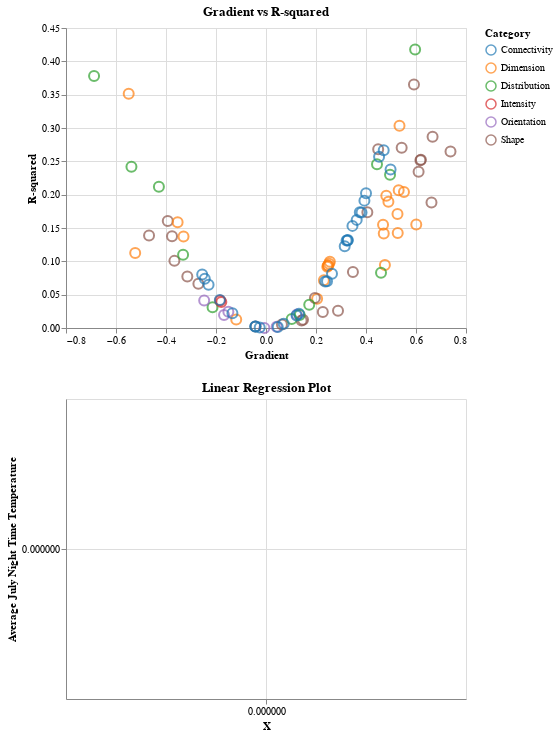

Source (notebook cell):
### Code cell
# Step 2: Add category coloring to scatter plot
category_colors = alt.Scale(scheme='category10')  # Use a predefined Altair color scheme

scatter_plot = alt.Chart(results_df).mark_point(size=100).encode(
    x=alt.X('gradient:Q', title='Gradient'),
    y=alt.Y('r_squared:Q', title='R-squared'),
    color=alt.Color('Category:N', scale=category_colors, title='Category'),
    tooltip=['param', 'Category', 'gradient', 'r_squared']
).add_selection(
    selection
).properties(
    title='Gradient vs R-squared',
    width=400,
    height=300
)

# Step 3: Right plot remains the same
points = alt.Chart(all_data).transform_filter(
    selection
).mark_point().encode(
    x=alt.X('x:Q', title='X'),
    y=alt.Y('y:Q', title='Average July Night Time Temperature'),
    tooltip=['x', 'y']
)

# Create the text labels for the station IDs
text_labels = alt.Chart(all_data).transform_filter(
    selection
).mark_text(
    align='left', 
    baseline='middle', 
    dx=5,  # Slightly offset the text so it doesn't overlap the point
).encode(
    x='x',
    y='y',
    text='station_id'  # Use station_id as the label
)

line = alt.Chart(all_data).transform_filter(
    selection
).mark_line(color='red').encode(
    x='x:Q',
    y='y_pred:Q'
)

regression_plot = (points + line + text_labels).properties(
    title='Linear Regression Plot',
    width=400,
    height=300
)

# Combine the plots
final_chart = alt.vconcat(scatter_plot, regression_plot)
final_chart.show()

### Figure 1 — Vega specification as saved in the notebook (floating-point values rounded to 4 significant figures; data arrays with more than 128 entries replaced by an {"elided": "..."} marker saying what was removed)
{"$schema": "https://vega.github.io/schema/vega/v5.json", "data": [{"name": "_server_source_1", "values": {"elided": "2470 records"}}, {"name": "param_1_store"}, {"name": "source_0", "values": [{"Category": "Dimension", "gradient": -0.1191, "param": "BuAre_count", "r_squared": 0.01272}, {"Category": "Dimension", "gradient": 0.5307, "param": "BuAre_sum", "r_squared": 0.2065}, {"Category": "Dimension", "gradient": 0.4756, "param": "BuAre_mean", "r_squared": 0.09465}, {"Category": "Dimension", "gradient": 0.471, "param": "BuAre_std", "r_squared": 0.1419}, {"Category": "Dimension", "gradient": 0.534, "param": "BuHt_mean", "r_squared": 0.3033}, {"Category": "Dimension", "gradient": 0.4812, "param": "BuHt_std", "r_squared": 0.1983}, {"Category": "Dimension", "gradient": 0.4682, "param": "BuPer_mean", "r_squared": 0.155}, {"Category": "Dimension", "gradient": 0.4896, "param": "BuPer_std", "r_squared": 0.1895}, {"Category": "Dimension", "gradient": 0.526, "param": "BuLAL_mean", "r_squared": 0.1711}, {"Category": "Dimension", "gradient": 0.5519, "param": "BuLAL_std", "r_squared": 0.2042}, {"Category": "Dimension", "gradient": 0.5269, "param": "BuCCD_mean_mean", "r_squared": 0.1426}, {"Category": "Dimension", "gradient": 0.601, "param": "BuCCD_mean_std", "r_squared": 0.1551}, {"Category": "Dimension", "gradient": 0.2044, "param": "BuCor_mean", "r_squared": 0.0438}, {"Category": "Dimension", "gradient": 0.2315, "param": "BuCor_std", "r_squared": 0.07157}, {"Category": "Dimension", "gradient": 0.2452, "param": "CyAre_sum", "r_squared": 0.09179}, {"Category": "Dimension", "gradient": 0.2555, "param": "CyAre_mean", "r_squared": 0.0994}, {"Category": "Dimension", "gradient": 0.2478, "param": "CyAre_std", "r_squared": 0.09364}, {"Category": "Dimension", "gradient": 0.2481, "param": "CyInd_mean", "r_squared": 0.09355}, {"Category": "Dimension", "gradient": 0.2521, "param": "CyInd_std", "r_squared": 0.09648}, {"Category": "Shape", "gradient": 0.6104, "param": "BuCWA_mean", "r_squared": 0.2345}, {"Category": "Shape", "gradient": 0.5427, "param": "BuCWA_std", "r_squared": 0.2702}, {"Category": "Shape", "gradient": -0.3147, "param": "BuCon_mean", "r_squared": 0.07742}, {"Category": "Shape", "gradient": 0.738, "param": "BuCon_std", "r_squared": 0.2649}, {"Category": "Shape", "gradient": -0.4678, "param": "BuElo_mean", "r_squared": 0.1386}, {"Category": "Shape", "gradient": 0.1481, "param": "BuElo_std", "r_squared": 0.01244}, {"Category": "Shape", "gradient": -0.3664, "param": "BuERI_mean", "r_squared": 0.1007}, {"Category": "Shape", "gradient": 0.6196, "param": "BuERI_std", "r_squared": 0.2522}, {"Category": "Shape", "gradient": 0.3477, "param": "BuFR_mean", "r_squared": 0.08386}, {"Category": "Shape", "gradient": 0.2273, "param": "BuFR_std", "r_squared": 0.0239}, {"Category": "Shape", "gradient": 0.4054, "param": "BuFF_mean", "r_squared": 0.1738}, {"Category": "Shape", "gradient": 0.6177, "param": "BuFF_std", "r_squared": 0.2515}, {"Category": "Shape", "gradient": 0.1957, "param": "BuFD_mean", "r_squared": 0.04489}, {"Category": "Shape", "gradient": 0.4487, "param": "BuFD_std", "r_squared": 0.2682}, {"Category": "Shape", "gradient": -0.2705, "param": "BuRec_mean", "r_squared": 0.06643}, {"Category": "Shape", "gradient": 0.6619, "param": "BuRec_std", "r_squared": 0.1881}, {"Category": "Shape", "gradient": -0.3929, "param": "BuShI_mean", "r_squared": 0.1606}, {"Category": "Shape", "gradient": 0.6663, "param": "BuShI_std", "r_squared": 0.2869}, {"Category": "Shape", "gradient": -0.3759, "param": "BuSqC_mean", "r_squared": 0.1375}, {"Category": "Shape", "gradient": 0.5918, "param": "BuSqC_std", "r_squared": 0.3653}, {"Category": "Shape", "gradient": 0.288, "param": "BuSqu_mean", "r_squared": 0.02571}, {"Category": "Shape", "gradient": 0.1424, "param": "BuSqu_std", "r_squared": 0.01132}, {"Category": "Distribution", "gradient": -0.6877, "param": "BuAdj", "r_squared": 0.378}, {"Category": "Distribution", "gradient": -0.2138, "param": "BuIBD", "r_squared": 0.03129}, {"Category": "Distribution", "gradient": 0.4962, "param": "BuSWR_mean", "r_squared": 0.2299}, {"Category": "Distribution", "gradient": 0.4601, "param": "BuSWR_std", "r_squared": 0.0828}, {"Category": "Orientation", "gradient": 0.123, "param": "BuOri_mean", "r_squared": 0.02007}, {"Category": "Orientation", "gradient": -0.1506, "param": "BuOri_std", "r_squared": 0.02421}, {"Category": "Orientation", "gradient": -0.1679, "param": "BuAli_mean", "r_squared": 0.01949}, {"Category": "Orientation", "gradient": 0.04252, "param": "BuAli_std", "r_squared": 0.001901}, {"Category": "Orientation", "gradient": -0.2473, "param": "StrAli_mean", "r_squared": 0.04116}, {"Category": "Orientation", "gradient": -0.006456, "param": "StrAli_std", "r_squared": 4.764e-05}, {"Category": "Distribution", "gradient": -0.5382, "param": "StrW_mean", "r_squared": 0.2419}, {"Category": "Distribution", "gradient": 0.1729, "param": "StrW_std", "r_squared": 0.03495}, {"Category": "Distribution", "gradient": -0.4284, "param": "StrWD_mean", "r_squared": 0.2118}, {"Category": "Distribution", "gradient": 0.1029, "param": "StrWD_std", "r_squared": 0.01338}, {"Category": "Distribution", "gradient": -0.3317, "param": "StrOpe_mean", "r_squared": 0.11}, {"Category": "Distribution", "gradient": 0.1348, "param": "StrOpe_std", "r_squared": 0.01946}, {"Category": "Distribution", "gradient": 0.5965, "param": "StrHW_mean", "r_squared": 0.4176}, {"Category": "Distribution", "gradient": 0.444, "param": "StrHW_std", "r_squared": 0.2457}, {"Category": "Dimension", "gradient": -0.5232, "param": "StrLen_mean", "r_squared": 0.1126}, {"Category": "Dimension", "gradient": -0.5492, "param": "StrLen_std", "r_squared": 0.3513}, {"Category": "Dimension", "gradient": -0.3299, "param": "StrCNS_mean", "r_squared": 0.1371}, {"Category": "Dimension", "gradient": -0.3535, "param": "StrCNS_std", "r_squared": 0.1585}, {"Category": "Intensity", "gradient": -0.1832, "param": "BpM_mean", "r_squared": 0.04112}, {"Category": "Intensity", "gradient": -0.1787, "param": "BpM_std", "r_squared": 0.039}, {"Category": "Shape", "gradient": 0.06368, "param": "StrLin_mean", "r_squared": 0.005327}, {"Category": "Shape", "gradient": -0.04195, "param": "StrLin_std", "r_squared": 0.002234}, {"Category": "Connectivity", "gradient": 0.3822, "param": "StrClo400_mean", "r_squared": 0.1734}, {"Category": "Connectivity", "gradient": 0.1318, "param": "StrClo400_std", "r_squared": 0.02141}, {"Category": "Connectivity", "gradient": 0.3458, "param": "StrBet400_mean", "r_squared": 0.1532}, {"Category": "Connectivity", "gradient": 0.3751, "param": "StrBet400_std", "r_squared": 0.1735}, {"Category": "Connectivity", "gradient": 0.071, "param": "StrSCl_mean", "r_squared": 0.00631}, {"Category": "Connectivity", "gradient": -0.02521, "param": "StrSCl_std", "r_squared": 0.0007834}, {"Category": "Connectivity", "gradient": 0.4523, "param": "StrCyc400_mean", "r_squared": 0.257}, {"Category": "Connectivity", "gradient": 0.3264, "param": "StrCyc400_std", "r_squared": 0.1314}, {"Category": "Connectivity", "gradient": 0.4983, "param": "StrENR400_mean", "r_squared": 0.2377}, {"Category": "Connectivity", "gradient": -0.04218, "param": "StrENR400_std", "r_squared": 0.002193}, {"Category": "Connectivity", "gradient": 0.04708, "param": "StrGam400_mean", "r_squared": 0.00151}, {"Category": "Connectivity", "gradient": -0.2448, "param": "StrGam400_std", "r_squared": 0.07388}, {"Category": "Connectivity", "gradient": 0.2441, "param": "StrDeg_mean", "r_squared": 0.07}, {"Category": "Connectivity", "gradient": -0.1847, "param": "StrDeg_std", "r_squared": 0.04204}, {"Category": "Connectivity", "gradient": 0.264, "param": "StrMes400_mean", "r_squared": 0.08149}, {"Category": "Connectivity", "gradient": -0.2297, "param": "StrMes400_std", "r_squared": 0.06504}, {"Category": "Connectivity", "gradient": 0.4708, "param": "StrClo1200_mean", "r_squared": 0.2668}, {"Category": "Connectivity", "gradient": 0.3627, "param": "StrClo1200_std", "r_squared": 0.1622}, {"Category": "Connectivity", "gradient": 0.3223, "param": "StrBet1200_mean", "r_squared": 0.1313}, {"Category": "Connectivity", "gradient": 0.3271, "param": "StrBet1200_std", "r_squared": 0.1319}, {"Category": "Connectivity", "gradient": 0.4001, "param": "StrCyc1200_mean", "r_squared": 0.202}, {"Category": "Connectivity", "gradient": 0.3937, "param": "StrCyc1200_std", "r_squared": 0.1911}, {"Category": "Connectivity", "gradient": 0.3148, "param": "StrENR1200_mean", "r_squared": 0.1226}, {"Category": "Connectivity", "gradient": -0.04277, "param": "StrENR1200_std", "r_squared": 0.002255}, {"Category": "Connectivity", "gradient": 0.1222, "param": "StrGam1200_mean", "r_squared": 0.01882}, {"Category": "Connectivity", "gradient": -0.2552, "param": "StrGam1200_std", "r_squared": 0.0803}, {"Category": "Connectivity", "gradient": 0.2367, "param": "StrMes1200_mean", "r_squared": 0.06982}, {"Category": "Connectivity", "gradient": -0.1343, "param": "StrMes1200_std", "r_squared": 0.02224}]}, {"name": "source_1", "source": "_server_source_1", "transform": [{"type": "filter", "expr": "length(data(\"param_1_store\")) && vlSelectionTest(\"param_1_store\", datum)"}, {"type": "project", "fields": ["station_id", "x", "y", "y_pred"]}]}, {"name": "data_0", "source": "source_1", "transform": [{"type": "filter", "expr": "isValid(datum[\"x\"]) && isFinite(+datum[\"x\"]) && isValid(datum[\"y\"]) && isFinite(+datum[\"y\"])"}, {"type": "project", "fields": ["x", "y"]}]}, {"name": "data_1", "source": "source_1", "transform": [{"type": "filter", "expr": "isValid(datum[\"x\"]) && isFinite(+datum[\"x\"]) && isValid(datum[\"y\"]) && isFinite(+datum[\"y\"])"}, {"type": "project", "fields": ["station_id", "x", "y"]}]}, {"name": "source_0_color_domain_Category", "values": [{"Category": "Dimension"}, {"Category": "Shape"}, {"Category": "Distribution"}, {"Category": "Orientation"}, {"Category": "Intensity"}, {"Category": "Connectivity"}]}, {"name": "source_0_view_8_x_domain_gradient", "values": [{"min": -0.6877, "max": 0.738}]}, {"name": "source_0_view_8_y_domain_r_squared", "values": [{"min": 4.764e-05, "max": 0.4176}]}], "signals": [{"name": "childHeight", "value": 300}, {"name": "unit", "value": {}, "on": [{"events": "pointermove", "update": "isTuple(group()) ? group() : unit"}]}, {"name": "param_1", "update": "vlSelectionResolve(\"param_1_store\", \"union\", true, true)"}], "marks": [{"type": "group", "name": "view_8_group", "encode": {"update": {"height": {"signal": "childHeight"}, "width": {"signal": "width"}}}, "signals": [{"name": "param_1_tuple", "on": [{"events": [{"source": "scope", "type": "click"}], "update": "datum && item().mark.marktype !== 'group' && indexof(item().mark.role, 'legend') < 0 ? {unit: \"view_8\", fields: param_1_tuple_fields, values: [(item().isVoronoi ? datum.datum : datum)[\"param\"]]} : null", "force": true}, {"events": [{"source": "view", "type": "dblclick"}], "update": "null"}]}, {"name": "param_1_tuple_fields", "value": [{"type": "E", "field": "param"}]}, {"name": "param_1_toggle", "value": false, "on": [{"events": [{"source": "scope", "type": "click"}], "update": "event.shiftKey"}, {"events": [{"source": "view", "type": "dblclick"}], "update": "false"}]}, {"name": "param_1_modify", "on": [{"events": {"signal": "param_1_tuple"}, "update": "modify(\"param_1_store\", param_1_toggle ? null : param_1_tuple, param_1_toggle ? null : true, param_1_toggle ? param_1_tuple : null)"}]}], "marks": [{"type": "symbol", "name": "view_8_marks", "from": {"data": "source_0"}, "encode": {"update": {"size": {"value": 100}, "stroke": {"field": "Category", "scale": "color"}, "tooltip": {"signal": "{\"param\": isValid(datum[\"param\"]) ? datum[\"param\"] : \"\"+datum[\"param\"], \"Category\": isValid(datum[\"Category\"]) ? datum[\"Category\"] : \"\"+datum[\"Category\"], \"gradient\": format(datum[\"gradient\"], \"\"), \"r_squared\": format(datum[\"r_squared\"], \"\")}"}, "fill": {"value": "transparent"}, "opacity": {"value": 0.7}, "x": {"field": "gradient", "scale": "view_8_x"}, "y": {"field": "r_squared", "scale": "view_8_y"}}}, "style": ["point"], "interactive": true}], "axes": [{"scale": "view_8_x", "maxExtent": 0, "labels": false, "zindex": 0, "orient": "bottom", "ticks": false, "grid": true, "gridScale": "view_8_y", "aria": false, "domain": false, "tickCount": {"signal": "ceil(width/40)"}, "minExtent": 0}, {"scale": "view_8_y", "labels": false, "minExtent": 0, "orient": "left", "ticks": false, "gridScale": "view_8_x", "grid": true, "domain": false, "tickCount": {"signal": "ceil(childHeight/40)"}, "aria": false, "maxExtent": 0, "zindex": 0}, {"scale": "view_8_x", "zindex": 0, "title": "Gradient", "labelOverlap": true, "grid": false, "labelFlush": true, "orient": "bottom", "tickCount": {"signal": "ceil(width/40)"}}, {"scale": "view_8_y", "title": "R-squared", "orient": "left", "labelOverlap": true, "tickCount": {"signal": "ceil(childHeight/40)"}, "grid": false, "zindex": 0}], "title": {"text": "Gradient vs R-squared", "frame": "group"}, "style": "cell"}, {"type": "group", "name": "concat_1_group", "encode": {"update": {"height": {"signal": "childHeight"}, "width": {"signal": "width"}}}, "marks": [{"type": "symbol", "name": "concat_1_layer_0_marks", "from": {"data": "data_0"}, "encode": {"update": {"tooltip": {"signal": "{\"x\": format(datum[\"x\"], \"\"), \"y\": format(datum[\"y\"], \"\")}"}, "fill": {"value": "transparent"}, "opacity": {"value": 0.7}, "x": {"field": "x", "scale": "concat_1_x"}, "stroke": {"value": "#4c78a8"}, "y": {"field": "y", "scale": "concat_1_y"}}}, "interactive": true, "style": ["point"]}, {"type": "line", "name": "concat_1_layer_1_marks", "from": {"data": "source_1"}, "sort": {"field": "x"}, "encode": {"update": {"y": {"field": "y_pred", "scale": "concat_1_y"}, "defined": {"signal": "isValid(datum[\"x\"]) && isFinite(+datum[\"x\"]) && isValid(datum[\"y_pred\"]) && isFinite(+datum[\"y_pred\"])"}, "stroke": {"value": "red"}, "x": {"field": "x", "scale": "concat_1_x"}}}, "interactive": false, "style": ["line"]}, {"type": "text", "name": "concat_1_layer_2_marks", "from": {"data": "data_1"}, "encode": {"update": {"align": {"value": "left"}, "y": {"field": "y", "scale": "concat_1_y"}, "dx": {"value": 5}, "text": {"signal": "isValid(datum[\"station_id\"]) ? datum[\"station_id\"] : \"\"+datum[\"station_id\"]"}, "fill": {"value": "black"}, "x": {"field": "x", "scale": "concat_1_x"}, "baseline": {"value": "middle"}}}, "interactive": false, "style": ["text"]}], "axes": [{"scale": "concat_1_x", "grid": true, "maxExtent": 0, "ticks": false, "zindex": 0, "gridScale": "concat_1_y", "aria": false, "minExtent": 0, "domain": false, "labels": false, "orient": "bottom", "tickCount": {"signal": "ceil(width/40)"}}, {"scale": "concat_1_y", "orient": "left", "minExtent": 0, "grid": true, "labels": false, "domain": false, "maxExtent": 0, "ticks": false, "zindex": 0, "tickCount": {"signal": "ceil(childHeight/40)"}, "gridScale": "concat_1_x", "aria": false}, {"scale": "concat_1_x", "tickCount": {"signal": "ceil(width/40)"}, "orient": "bottom", "labelFlush": true, "title": "X", "grid": false, "labelOverlap": true, "zindex": 0}, {"scale": "concat_1_y", "zindex": 0, "tickCount": {"signal": "ceil(childHeight/40)"}, "title": "Average July Night Time Temperature", "orient": "left", "grid": false, "labelOverlap": true}], "title": {"text": "Linear Regression Plot", "frame": "group"}, "style": "cell"}], "scales": [{"name": "color", "type": "ordinal", "domain": {"data": "source_0_color_domain_Category", "field": "Category", "sort": true}, "range": {"scheme": "category10"}}, {"name": "view_8_x", "type": "linear", "domain": [{"signal": "(data(\"source_0_view_8_x_domain_gradient\")[0] || {}).min"}, {"signal": "(data(\"source_0_view_8_x_domain_gradient\")[0] || {}).max"}], "range": [0, {"signal": "width"}], "zero": true, "nice": true}, {"name": "view_8_y", "type": "linear", "domain": [{"signal": "(data(\"source_0_view_8_y_domain_r_squared\")[0] || {}).min"}, {"signal": "(data(\"source_0_view_8_y_domain_r_squared\")[0] || {}).max"}], "range": [{"signal": "childHeight"}, 0], "zero": true, "nice": true}, {"name": "concat_1_x", "type": "linear", "domain": {"fields": [{"data": "data_0", "field": "x"}, {"data": "source_1", "field": "x"}, {"data": "data_1", "field": "x"}]}, "range": [0, {"signal": "width"}], "zero": true, "nice": true}, {"name": "concat_1_y", "type": "linear", "domain": {"fields": [{"data": "data_0", "field": "y"}, {"data": "source_1", "field": "y_pred"}, {"data": "data_1", "field": "y"}]}, "range": [{"signal": "childHeight"}, 0], "zero": true, "nice": true}], "background": "white", "padding": 5, "width": 400, "layout": {"padding": 20, "columns": 1, "bounds": "full", "align": "each"}, "legends": [{"title": "Category", "stroke": "color", "symbolType": "circle", "encode": {"symbols": {"update": {"fill": {"value": "transparent"}, "opacity": {"value": 0.7}}}}}]}
